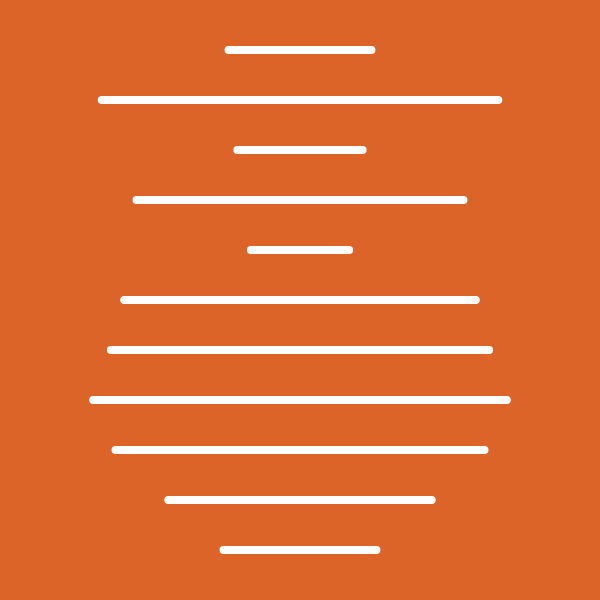
Frame 1 (no input)
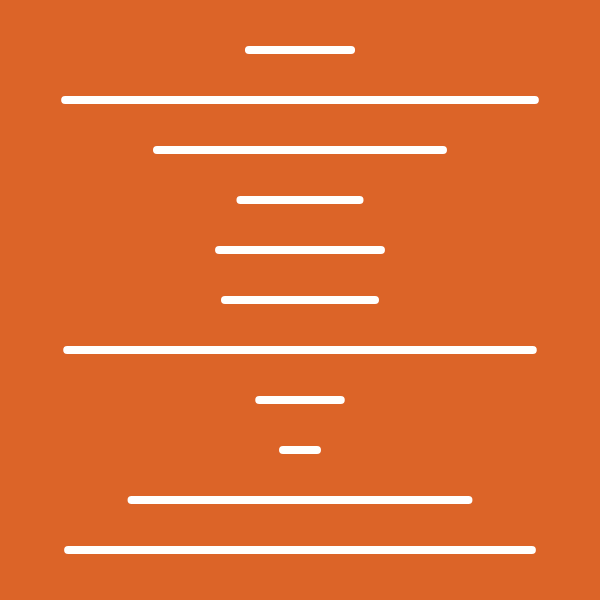
Frame 2 (the mouse pressed at the canvas centre, redrawn once)

The p5.js sketch that drew these frames (run headless with seeded random() and noise() and a simulated clock; the mouse was pressed at the canvas centre and the sketch redrawn once):

// p5.js sketch
// ── sketch.js
//For Loops Dersi Anlatımı

function setup() {
    createCanvas(600, 600);
}

function draw() {
    background(220, 100, 40);
    stroke(255);
    strokeWeight(8);
    //Kodun surekli calisip rasgele degerler uretmesini engeller
    noLoop();
    // Çizgi sonlarını Yuvarlak yapar
    strokeCap(ROUND);
    //Veriable tanımlama
    let x1;
    let x2;

    //Loop Başlangıç Bu Loop 50 ile canvasın sonu arasında 50'şer artarak y değerleri oluşturur.
    //y degerleri cizgiler arasindaki mesafeyi belirler
    for (let y = 50; y < height; y += 50) {
        //Random x1 ve x2 değerleri oluşturma
        //x1 değeri 50 ile canvasın yarısı arasında olacak şekilde oluşturulur
        x1 = random(50, width / 2);
        //x2 değeri canvasın yarısı ile canvasın sonu arasında olacak şekilde oluşturulur ama x1 değerine göre ayarlanır
        x2 = width / 2 + (width / 2 - x1);
        //Çizgi çizme
        line(x1, y, x2, y);
    }
}
